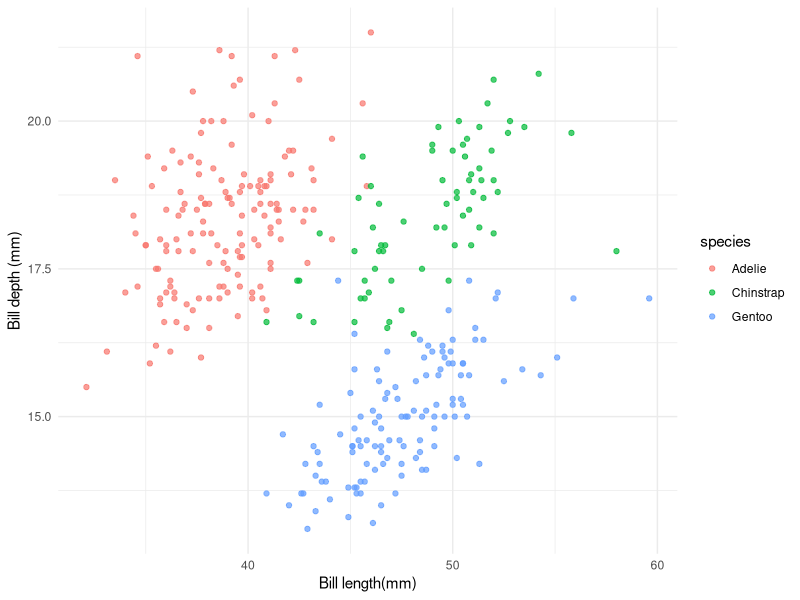

Write R code to recreate this figure.
## ---- chunk 1
#| message: false
#| warning: false
library(palmerpenguins)
library(tidyverse)
## ---- chunk 2
penguins |>
    drop_na() |>
    glimpse()
## ---- chunk 3
#| label: tbl-bill-summary
#| tbl-cap: "Mean bill length and depth by species."

penguins |>
    drop_na() |>
    group_by(species) |>
    summarise(
        mean_bill_length = mean(bill_length_mm), 
        mean_bill_depth = mean(bill_depth_mm),
        n = n()
    )
## ---- chunk 4
#| label: fig-penguin-bill
#| fig-cap: "Bill length vs bill depth, coloured by species"

penguins |>
    drop_na() |>
    ggplot(aes(x = bill_length_mm, y = bill_depth_mm, colour = species)) + 
    geom_point(alpha = 0.7) + 
    labs(x = "Bill length(mm)", y = "Bill depth (mm)") + 
    theme_minimal()
